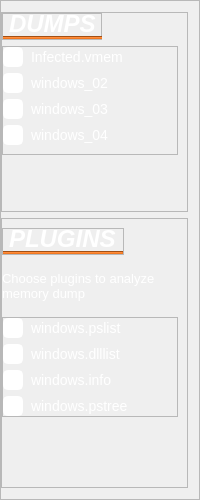
        <widget class="QFrame" name="frameInfo">
         <property name="sizePolicy">
          <sizepolicy hsizetype="Fixed" vsizetype="Preferred">
           <horstretch>0</horstretch>
           <verstretch>0</verstretch>
          </sizepolicy>
         </property>
         <property name="minimumSize">
          <size>
           <width>200</width>
           <height>500</height>
          </size>
         </property>
         <property name="maximumSize">
          <size>
           <width>200</width>
           <height>16777215</height>
          </size>
         </property>
         <property name="frameShape">
          <enum>QFrame::StyledPanel</enum>
         </property>
         <property name="frameShadow">
          <enum>QFrame::Raised</enum>
         </property>
         <layout class="QGridLayout" name="gridLayout_13">
          <property name="leftMargin">
           <number>0</number>
          </property>
          <item row="0" column="0">
           <widget class="QFrame" name="frameDumpsContainer">
            <property name="sizePolicy">
             <sizepolicy hsizetype="Preferred" vsizetype="Fixed">
              <horstretch>0</horstretch>
              <verstretch>0</verstretch>
             </sizepolicy>
            </property>
            <property name="minimumSize">
             <size>
              <width>0</width>
              <height>200</height>
             </size>
            </property>
            <property name="frameShape">
             <enum>QFrame::StyledPanel</enum>
            </property>
            <property name="frameShadow">
             <enum>QFrame::Raised</enum>
            </property>
            <layout class="QVBoxLayout" name="verticalLayout_3">
             <property name="leftMargin">
              <number>0</number>
             </property>
             <property name="topMargin">
              <number>0</number>
             </property>
             <item>
              <widget class="QFrame" name="frameDumpText">
               <property name="sizePolicy">
                <sizepolicy hsizetype="Fixed" vsizetype="Fixed">
                 <horstretch>0</horstretch>
                 <verstretch>0</verstretch>
                </sizepolicy>
               </property>
               <property name="minimumSize">
                <size>
                 <width>100</width>
                 <height>27</height>
                </size>
               </property>
               <property name="maximumSize">
                <size>
                 <width>100</width>
                 <height>27</height>
                </size>
               </property>
               <property name="frameShape">
                <enum>QFrame::StyledPanel</enum>
               </property>
               <property name="frameShadow">
                <enum>QFrame::Raised</enum>
               </property>
               <layout class="QGridLayout" name="gridLayout_10">
                <property name="leftMargin">
                 <number>0</number>
                </property>
                <property name="topMargin">
                 <number>0</number>
                </property>
                <property name="rightMargin">
                 <number>0</number>
                </property>
                <property name="bottomMargin">
                 <number>0</number>
                </property>
                <property name="spacing">
                 <number>0</number>
                </property>
                <item row="0" column="0">
                 <widget class="QLabel" name="labelDumps">
                  <property name="sizePolicy">
                   <sizepolicy hsizetype="Fixed" vsizetype="Fixed">
                    <horstretch>0</horstretch>
                    <verstretch>0</verstretch>
                   </sizepolicy>
                  </property>
                  <property name="minimumSize">
                   <size>
                    <width>100</width>
                    <height>25</height>
                   </size>
                  </property>
                  <property name="maximumSize">
                   <size>
                    <width>100</width>
                    <height>25</height>
                   </size>
                  </property>
                  <property name="font">
                   <font>
                    <family>Arial</family>
                    <pointsize>18</pointsize>
                    <weight>75</weight>
                    <italic>true</italic>
                    <bold>true</bold>
                   </font>
                  </property>
                  <property name="styleSheet">
                   <string notr="true">QLabel {
    color: #FFFFFF; /* Text color */
    background-color: transparent; /* Ensure background is transparent */
    padding-bottom: 5px; /* Padding at the bottom to create space for the line */
}</string>
                  </property>
                  <property name="text">
                   <string>DUMPS</string>
                  </property>
                  <property name="alignment">
                   <set>Qt::AlignLeading|Qt::AlignLeft|Qt::AlignVCenter</set>
                  </property>
                 </widget>
                </item>
                <item row="1" column="0">
                 <widget class="Line" name="lineDumps">
                  <property name="sizePolicy">
                   <sizepolicy hsizetype="Fixed" vsizetype="Fixed">
                    <horstretch>0</horstretch>
                    <verstretch>0</verstretch>
                   </sizepolicy>
                  </property>
                  <property name="minimumSize">
                   <size>
                    <width>100</width>
                    <height>3</height>
                   </size>
                  </property>
                  <property name="maximumSize">
                   <size>
                    <width>100</width>
                    <height>3</height>
                   </size>
                  </property>
                  <property name="styleSheet">
                   <string notr="true">background-color: rgb(242, 120, 33);</string>
                  </property>
                  <property name="orientation">
                   <enum>Qt::Horizontal</enum>
                  </property>
                 </widget>
                </item>
               </layout>
              </widget>
             </item>
             <item alignment="Qt::AlignTop">
              <widget class="QFrame" name="frameDumps">
               <property name="frameShape">
                <enum>QFrame::StyledPanel</enum>
               </property>
               <property name="frameShadow">
                <enum>QFrame::Raised</enum>
               </property>
               <layout class="QVBoxLayout" name="verticalLayout_5">
                <property name="spacing">
                 <number>6</number>
                </property>
                <property name="leftMargin">
                 <number>0</number>
                </property>
                <property name="topMargin">
                 <number>0</number>
                </property>
                <item>
                 <widget class="QCheckBox" name="checkBoxDump1">
                  <property name="font">
                   <font>
                    <family>Arial</family>
                    <pointsize>-1</pointsize>
                    <weight>50</weight>
                    <bold>false</bold>
                   </font>
                  </property>
                  <property name="styleSheet">
                   <string notr="true">QCheckBox::indicator {
    width: 16px;
    height: 16px;
    border-radius: 5px;
    border: 2px solid #FFFFFF;
    background-color: #FFFFFF;
}

/* Checked state */
QCheckBox::indicator:checked {
    background-color: #FF6600;
    border: 2px solid #FF6600;
	image: url(:/checked/assets/Checked.png);
}

/* Styling for the checkbox text */
QCheckBox {
    color: #FFFFFF;
    font-size: 14px;
    font-family: Arial, sans-serif;
    spacing: 8px;
}
</string>
                  </property>
                  <property name="text">
                   <string>Infected.vmem</string>
                  </property>
                  <property name="iconSize">
                   <size>
                    <width>20</width>
                    <height>20</height>
                   </size>
                  </property>
                  <property name="checked">
                   <bool>true</bool>
                  </property>
                 </widget>
                </item>
                <item>
                 <widget class="QCheckBox" name="checkBoxDump2">
                  <property name="styleSheet">
                   <string notr="true">QCheckBox::indicator {
    width: 16px;
    height: 16px;
    border-radius: 5px;
    border: 2px solid #FFFFFF;
    background-color: #FFFFFF;
}

/* Checked state */
QCheckBox::indicator:checked {
    background-color: #FF6600;
    border: 2px solid #FF6600;
	image: url(:/checked/assets/Checked.png);
}

/* Styling for the checkbox text */
QCheckBox {
    color: #FFFFFF;
    font-size: 14px;
    font-family: Arial, sans-serif;
    spacing: 8px;
}
</string>
                  </property>
                  <property name="text">
                   <string>windows_02</string>
                  </property>
                 </widget>
                </item>
                <item>
                 <widget class="QCheckBox" name="checkBoxDump3">
                  <property name="styleSheet">
                   <string notr="true">QCheckBox::indicator {
    width: 16px;
    height: 16px;
    border-radius: 5px;
    border: 2px solid #FFFFFF;
    background-color: #FFFFFF;
}

/* Checked state */
QCheckBox::indicator:checked {
    background-color: #FF6600;
    border: 2px solid #FF6600;
	image: url(:/checked/assets/Checked.png);
}

/* Styling for the checkbox text */
QCheckBox {
    color: #FFFFFF;
    font-size: 14px;
    font-family: Arial, sans-serif;
    spacing: 8px;
}
</string>
                  </property>
                  <property name="text">
                   <string>windows_03</string>
                  </property>
                 </widget>
                </item>
                <item>
                 <widget class="QCheckBox" name="checkBoxDump4">
                  <property name="styleSheet">
                   <string notr="true">QCheckBox::indicator {
    width: 16px;
    height: 16px;
    border-radius: 5px;
    border: 2px solid #FFFFFF;
    background-color: #FFFFFF;
}

/* Checked state */
QCheckBox::indicator:checked {
    background-color: #FF6600;
    border: 2px solid #FF6600;
	image: url(:/checked/assets/Checked.png);
}

/* Styling for the checkbox text */
QCheckBox {
    color: #FFFFFF;
    font-size: 14px;
    font-family: Arial, sans-serif;
    spacing: 8px;
}
</string>
                  </property>
                  <property name="text">
                   <string>windows_04</string>
                  </property>
                 </widget>
                </item>
               </layout>
              </widget>
             </item>
            </layout>
           </widget>
          </item>
          <item row="1" column="0">
           <widget class="QFrame" name="framePlugins">
            <property name="frameShape">
             <enum>QFrame::StyledPanel</enum>
            </property>
            <property name="frameShadow">
             <enum>QFrame::Raised</enum>
            </property>
            <layout class="QVBoxLayout" name="verticalLayout_4">
             <property name="spacing">
              <number>16</number>
             </property>
             <property name="leftMargin">
              <number>0</number>
             </property>
             <property name="topMargin">
              <number>9</number>
             </property>
             <item>
              <widget class="QFrame" name="framePluginsText">
               <property name="sizePolicy">
                <sizepolicy hsizetype="Fixed" vsizetype="Fixed">
                 <horstretch>0</horstretch>
                 <verstretch>0</verstretch>
                </sizepolicy>
               </property>
               <property name="frameShape">
                <enum>QFrame::StyledPanel</enum>
               </property>
               <property name="frameShadow">
                <enum>QFrame::Raised</enum>
               </property>
               <layout class="QGridLayout" name="gridLayout_9">
                <property name="leftMargin">
                 <number>0</number>
                </property>
                <property name="topMargin">
                 <number>0</number>
                </property>
                <property name="rightMargin">
                 <number>0</number>
                </property>
                <property name="bottomMargin">
                 <number>0</number>
                </property>
                <property name="spacing">
                 <number>0</number>
                </property>
                <item row="0" column="0" rowspan="2" colspan="2">
                 <widget class="QLabel" name="labelPlugins">
                  <property name="sizePolicy">
                   <sizepolicy hsizetype="Fixed" vsizetype="Fixed">
                    <horstretch>0</horstretch>
                    <verstretch>0</verstretch>
                   </sizepolicy>
                  </property>
                  <property name="minimumSize">
                   <size>
                    <width>120</width>
                    <height>25</height>
                   </size>
                  </property>
                  <property name="maximumSize">
                   <size>
                    <width>120</width>
                    <height>25</height>
                   </size>
                  </property>
                  <property name="font">
                   <font>
                    <family>Arial</family>
                    <pointsize>18</pointsize>
                    <weight>75</weight>
                    <italic>true</italic>
                    <bold>true</bold>
                   </font>
                  </property>
                  <property name="styleSheet">
                   <string notr="true">QLabel {
    color: #FFFFFF; /* Text color */
    background-color: transparent; /* Ensure background is transparent */
    padding-bottom: 5px; /* Padding at the bottom to create space for the line */
}</string>
                  </property>
                  <property name="text">
                   <string>PLUGINS</string>
                  </property>
                  <property name="alignment">
                   <set>Qt::AlignLeading|Qt::AlignLeft|Qt::AlignVCenter</set>
                  </property>
                 </widget>
                </item>
                <item row="1" column="1">
                 <widget class="Line" name="linePlugins">
                  <property name="sizePolicy">
                   <sizepolicy hsizetype="Fixed" vsizetype="Fixed">
                    <horstretch>0</horstretch>
                    <verstretch>0</verstretch>
                   </sizepolicy>
                  </property>
                  <property name="minimumSize">
                   <size>
                    <width>120</width>
                    <height>3</height>
                   </size>
                  </property>
                  <property name="maximumSize">
                   <size>
                    <width>120</width>
                    <height>3</height>
                   </size>
                  </property>
                  <property name="styleSheet">
                   <string notr="true">background-color: rgb(242, 120, 33);</string>
                  </property>
                  <property name="orientation">
                   <enum>Qt::Horizontal</enum>
                  </property>
                 </widget>
                </item>
               </layout>
              </widget>
             </item>
             <item>
              <widget class="QLabel" name="labelPluginsInfoText">
               <property name="sizePolicy">
                <sizepolicy hsizetype="Fixed" vsizetype="Fixed">
                 <horstretch>0</horstretch>
                 <verstretch>0</verstretch>
                </sizepolicy>
               </property>
               <property name="minimumSize">
                <size>
                 <width>180</width>
                 <height>30</height>
                </size>
               </property>
               <property name="maximumSize">
                <size>
                 <width>180</width>
                 <height>30</height>
                </size>
               </property>
               <property name="font">
                <font>
                 <family>Arial</family>
                 <pointsize>10</pointsize>
                </font>
               </property>
               <property name="styleSheet">
                <string notr="true">color: rgb(255, 255, 255);</string>
               </property>
               <property name="text">
                <string>Choose plugins to analyze memory dump</string>
               </property>
               <property name="wordWrap">
                <bool>true</bool>
               </property>
              </widget>
             </item>
             <item alignment="Qt::AlignTop">
              <widget class="QFrame" name="framePluginContent">
               <property name="sizePolicy">
                <sizepolicy hsizetype="Preferred" vsizetype="Preferred">
                 <horstretch>0</horstretch>
                 <verstretch>0</verstretch>
                </sizepolicy>
               </property>
               <property name="minimumSize">
                <size>
                 <width>0</width>
                 <height>50</height>
                </size>
               </property>
               <property name="frameShape">
                <enum>QFrame::StyledPanel</enum>
               </property>
               <property name="frameShadow">
                <enum>QFrame::Raised</enum>
               </property>
               <layout class="QVBoxLayout" name="verticalLayout_6">
                <property name="spacing">
                 <number>6</number>
                </property>
                <property name="leftMargin">
                 <number>0</number>
                </property>
                <property name="topMargin">
                 <number>0</number>
                </property>
                <property name="bottomMargin">
                 <number>0</number>
                </property>
                <item>
                 <widget class="QCheckBox" name="checkBoxPlugin1">
                  <property name="styleSheet">
                   <string notr="true">QCheckBox::indicator {
    width: 16px;
    height: 16px;
    border-radius: 5px;
    border: 2px solid #FFFFFF;
    background-color: #FFFFFF;
}

/* Checked state */
QCheckBox::indicator:checked {
    background-color: #FF6600;
    border: 2px solid #FF6600;
	image: url(:/checked/assets/Checked.png);
}

/* Styling for the checkbox text */
QCheckBox {
    color: #FFFFFF;
    font-size: 14px;
    font-family: Arial, sans-serif;
    spacing: 8px;
}
</string>
                  </property>
                  <property name="text">
                   <string>windows.pslist</string>
                  </property>
                  <property name="checked">
                   <bool>true</bool>
                  </property>
                 </widget>
                </item>
                <item>
                 <widget class="QCheckBox" name="checkBoxPlugin2">
                  <property name="styleSheet">
                   <string notr="true">QCheckBox::indicator {
    width: 16px;
    height: 16px;
    border-radius: 5px;
    border: 2px solid #FFFFFF;
    background-color: #FFFFFF;
}

/* Checked state */
QCheckBox::indicator:checked {
    background-color: #FF6600;
    border: 2px solid #FF6600;
	image: url(:/checked/assets/Checked.png);
}

/* Styling for the checkbox text */
QCheckBox {
    color: #FFFFFF;
    font-size: 14px;
    font-family: Arial, sans-serif;
    spacing: 8px;
}
</string>
                  </property>
                  <property name="text">
                   <string>windows.dlllist</string>
                  </property>
                 </widget>
                </item>
                <item>
                 <widget class="QCheckBox" name="checkBoxPlugin3">
                  <property name="styleSheet">
                   <string notr="true">QCheckBox::indicator {
    width: 16px;
    height: 16px;
    border-radius: 5px;
    border: 2px solid #FFFFFF;
    background-color: #FFFFFF;
}

/* Checked state */
QCheckBox::indicator:checked {
    background-color: #FF6600;
    border: 2px solid #FF6600;
	image: url(:/checked/assets/Checked.png);
}

/* Styling for the checkbox text */
QCheckBox {
    color: #FFFFFF;
    font-size: 14px;
    font-family: Arial, sans-serif;
    spacing: 8px;
}
</string>
                  </property>
                  <property name="text">
                   <string>windows.info</string>
                  </property>
                 </widget>
                </item>
                <item>
                 <widget class="QCheckBox" name="checkBoxPlugin4">
                  <property name="font">
                   <font>
                    <family>Arial</family>
                    <pointsize>-1</pointsize>
                    <weight>50</weight>
                    <bold>false</bold>
                   </font>
                  </property>
                  <property name="styleSheet">
                   <string notr="true">QCheckBox::indicator {
    width: 16px;
    height: 16px;
    border-radius: 5px;
    border: 2px solid #FFFFFF;
    background-color: #FFFFFF;
}

/* Checked state */
QCheckBox::indicator:checked {
    background-color: #FF6600;
    border: 2px solid #FF6600;
	image: url(:/checked/assets/Checked.png);
}

/* Styling for the checkbox text */
QCheckBox {
    color: #FFFFFF;
    font-size: 14px;
    font-family: Arial, sans-serif;
    spacing: 8px;
}
</string>
                  </property>
                  <property name="text">
                   <string>windows.pstree</string>
                  </property>
                  <property name="iconSize">
                   <size>
                    <width>20</width>
                    <height>20</height>
                   </size>
                  </property>
                 </widget>
                </item>
               </layout>
              </widget>
             </item>
            </layout>
           </widget>
          </item>
         </layout>
        </widget>
